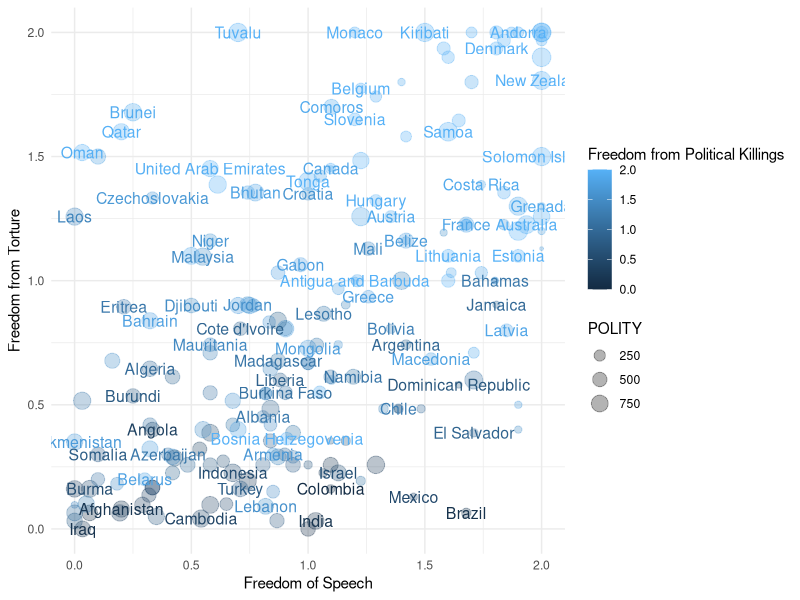

Write the R code that produced this figure.
## ---- chunk 1
## Defaults for R chunks
knitr::opts_chunk$set(echo = TRUE, ## echo = TRUE means code will show
                      warning=FALSE, ## supress warnings and messages from R
                      message=FALSE,
                      fig.path='Figs/', ## where to save figures
                      fig.height = 3, ## default figure size (can differ in each chunk)
                      fig.width = 3)

## Add any R packages you require. 
## Here are some we will use in 811:
requires <- c("tidyverse", ## tidyverse includes dplyr and ggplot2
              "magrittr",
              "foreign",
              "readstata13",
              "here")

## Install any you don't have
to_install <- c(requires %in% rownames(installed.packages()) == FALSE)
install.packages(c(requires[to_install], "NA"), repos = "https://cloud.r-project.org/" )

## Load all required R packages
library(tidyverse)
library(ggplot2); theme_set(theme_minimal())
library(magrittr)
library(here)
library(dplyr)
library(tidyr)
library(foreign)

#Upload dataset
CIRI <- read.csv("CIRI.csv", header = TRUE, stringsAsFactors = TRUE)
## Data files belong in a data subfolder
## ---- chunk 2
#Political Killings:
CIRI$KILL[CIRI$KILL==-999] <- NA
CIRI$KILL[CIRI$KILL==-77] <- NA
CIRI$KILL[CIRI$KILL==-66] <- NA
#Torture:
CIRI$TORT[CIRI$TORT==-999] <- NA
CIRI$TORT[CIRI$TORT==-77] <- NA
CIRI$TORT[CIRI$TORT==-66] <- NA
#Freedom of speech:
CIRI$SPEECH[CIRI$SPEECH==-999] <- NA
CIRI$SPEECH[CIRI$SPEECH==-77] <- NA
CIRI$SPEECH[CIRI$SPEECH==-66] <- NA

# a little shorter with dplyr 
CIRI %<>% 
  mutate(KILL = ifelse(KILL %in% c(-999,-77,-66), NA, KILL)) %>%
  mutate(TORT = ifelse(TORT %in% c(-999,-77,-66), NA, TORT)) %>%
  mutate(SPEECH = ifelse(SPEECH %in% c(-999,-77,-66), NA, SPEECH))
## ---- chunk 3

CIRI%>%
  filter(!is.na(KILL))%>%
  group_by(CTRY)%>%
  summarise(count_KILL=sum(KILL)) %>%
  complete(CTRY) ## complete() adds missing potential combinations of values. I don't think it is doing anything for you here.
## ---- chunk 4
#Torture
CIRI%>%
  filter(!is.na(TORT))%>%
  group_by(CTRY)%>%
  summarise(count_TORT=sum(TORT))%>%
  complete(CTRY)

#Speech
CIRI%>%
  filter(!is.na(SPEECH))%>%
  group_by(CTRY)%>%
  summarise(count_SPEECH=sum(SPEECH))%>%
  complete(CTRY)
## ---- chunk 5
d  <- CIRI 

# When we group by country, we get groups of years 1981-2011, but not all countries are measured every year, so it is better to average than sum. Also, it is not clear that a score of 2 should be counted as twice as much "freedom of speech" or whatever than a score of 1, so again, averaging probably better maintains the information.

d %<>% 
  group_by(CTRY)%>%  
  mutate(mean_KILL = mean(KILL, na.rm = T),
         mean_TORT = mean(TORT, na.rm = T),
         mean_SPEECH = mean(SPEECH, na.rm = T) )

glimpse(d)

## Make a smaller data frame with one observation per country
d1 <- d %>% 
  select(CTRY, POLITY, mean_KILL, mean_TORT, mean_SPEECH) %>% 
  distinct() 

glimpse(d1)
## ---- chunk 6
d1 %>%
  ggplot() + 
  aes(x = mean_SPEECH, 
      y = mean_TORT, 
      color = mean_KILL, 
      size = POLITY, 
      label = CTRY) + 
  geom_point(alpha = .3) + 
  geom_text(check_overlap = T, 
            size = 4)+
  labs(x = "Freedom of Speech",
       y = "Freedom from Torture",
       color = "Freedom from Political Killings")
